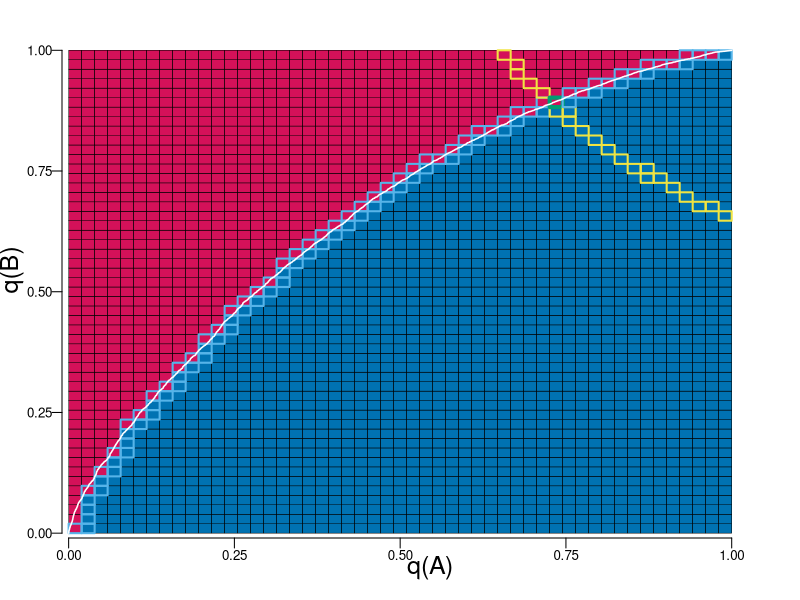

Recreate this plot in R.
#revison C, starting with pai and pbi at (1,1) or (0,0) maybe means we only ever have to move one direction if we're careful
#maybe just go greedily from 0,0?
set.seed(1234)
b <- rnorm(mean=-0.3,n=10000)
a <- rnorm(mean=0.3,n=10000)
ht <- sum(sapply(a, function(x) sum(x>b)))/(length(a)*length(b))

p <- 51
ps <- seq(0,1,length.out=p)
qa <- quantile(a, probs = ps)
qb <- quantile(b, probs = ps)
l <- length(ps)

syvl <- sapply(sort(a), function(x) sum(x>b)/length(b))
sxvl <- seq(0,1,length.out=length(syvl))

clz <- comp <- t(sapply(qa, function(x) x>qb))
clz[which(comp)] <- '#0072B2'
clz[which(!comp)] <- '#D41159'
comp <- sapply(ps, function(x) x*ps)
brds<- matrix('black',nrow=nrow(comp),ncol=ncol(comp))
brds2 <- matrix(NA,nrow=nrow(comp),ncol=ncol(comp))
htcut <- 0.01
#s <- 0
ai <- bi <- 1
inty <- rep(0,l)
while(ai <= l & bi <= l){
  brds2[ai,bi] <- '#56B4E9'
  #rect(xleft=(ai-1)/l,xright=ai/l,ybottom=(bi-1)/l,ytop=bi/l, col=NA,border='#56B4E9')
  si <- qa[ai] > qb[bi]
  if(si){ #increase qB
    bi <- bi + 1
    #print(paste0('bi=',bi))
  }else{ #increase qA
    inty[ai] <- (bi-1)
    ai <- ai + 1
    #s <- s + (bi-1)
#    print(paste0('ai=',ai))
  }
  #print(s)
  #print(paste(ai,bi,s))
}
brds2[abs(comp-ht)<=0.01 & !is.na(brds2) ] <- '#009E73'
brds2[abs(comp-ht)<=0.01 &  is.na(brds2)] <- '#F0E442'

pdf('C:/Users/Nathan/Documents/hplus_scratchwork/gridtest4.pdf',width=8,height=8)
par(mar=c(3.1,3.1,0.1,0.1))

plot(x=0,y=0,xlim=c(-0.01,1.1),ylim=c(-0.01,1.1),ylab='',xlab='',type='n',xaxt='n',yaxt='n',xaxs = "i",yaxs = "i",bty='n')
axis(side=1,at=seq(0,1,by=0.25),las=1,mgp=c(0, .3, 0),line=0.0,cex.axis=0.8)
axis(side=2,at=seq(0,1,by=0.25),las=1,mgp=c(0, .5, 0),line=0.0,cex.axis=0.8)
mtext(side=1,text='q(A)',line=1.0,las=1,cex=1.5)
mtext(side=2,text='q(B)',line=2.0,las=3,cex=1.5)

for(i in 1:l){
  for(j in 1:l){
    rect(xleft=(i-1)/l,xright=i/l,ybottom=(j-1)/l,ytop=j/l, col=clz[i,j],border=brds[i,j],lwd=0.5)
  }
}

for(i in 1:l){
  for(j in 1:l){
    rect(xleft=(i-1)/l,xright=i/l,ybottom=(j-1)/l,ytop=j/l, col=NA,border=brds2[i,j],
      lwd=ifelse(brds2[i,j]=='#009E73',4,2))
  }
}
lines(x=sxvl,y=syvl,type='l',lwd=1.5,col='white')
dev.off()
#if(bi==l+1){ 
#  s <- s + (bi-1)
#}
#he1 <- sum(inty)/(l^2)
#he2 <- sum(sapply(qa, function(x) sum(x>qb))) / (l^2)
#he1
#he2
